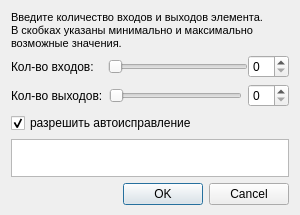
<?xml version="1.0" encoding="UTF-8"?>
<ui version="4.0">
 <class>CellSizeDialog</class>
 <widget class="QDialog" name="CellSizeDialog">
  <property name="geometry">
   <rect>
    <x>0</x>
    <y>0</y>
    <width>300</width>
    <height>215</height>
   </rect>
  </property>
  <property name="minimumSize">
   <size>
    <width>300</width>
    <height>215</height>
   </size>
  </property>
  <property name="maximumSize">
   <size>
    <width>300</width>
    <height>215</height>
   </size>
  </property>
  <property name="windowTitle">
   <string>Параметры ячейки</string>
  </property>
  <layout class="QVBoxLayout" name="verticalLayout">
   <item>
    <widget class="QLabel" name="infoLabel">
     <property name="text">
      <string>&lt;!DOCTYPE HTML PUBLIC &quot;-//W3C//DTD HTML 4.0//EN&quot; &quot;http://www.w3.org/TR/REC-html40/strict.dtd&quot;&gt;
&lt;html&gt;&lt;head&gt;&lt;meta name=&quot;qrichtext&quot; content=&quot;1&quot; /&gt;&lt;style type=&quot;text/css&quot;&gt;
p, li { white-space: pre-wrap; }
&lt;/style&gt;&lt;/head&gt;&lt;body style=&quot; font-family:'MS Shell Dlg 2'; font-size:8.25pt; font-weight:400; font-style:normal;&quot;&gt;
&lt;p style=&quot; margin-top:0px; margin-bottom:0px; margin-left:0px; margin-right:0px; -qt-block-indent:0; text-indent:0px;&quot;&gt;&lt;span style=&quot; font-size:8pt;&quot;&gt;Введите количество входов и выходов элемента.&lt;/span&gt;&lt;/p&gt;
&lt;p style=&quot; margin-top:0px; margin-bottom:0px; margin-left:0px; margin-right:0px; -qt-block-indent:0; text-indent:0px;&quot;&gt;&lt;span style=&quot; font-size:8pt;&quot;&gt;В скобках указаны минимально и максимально &lt;/span&gt;&lt;/p&gt;
&lt;p style=&quot; margin-top:0px; margin-bottom:0px; margin-left:0px; margin-right:0px; -qt-block-indent:0; text-indent:0px;&quot;&gt;&lt;span style=&quot; font-size:8pt;&quot;&gt;возможные значения.&lt;/span&gt;&lt;/p&gt;&lt;/body&gt;&lt;/html&gt;</string>
     </property>
    </widget>
   </item>
   <item>
    <layout class="QHBoxLayout" name="inInfoLayout">
     <property name="spacing">
      <number>0</number>
     </property>
     <item>
      <widget class="QLabel" name="inInfoLabel">
       <property name="text">
        <string>Кол-во входов:</string>
       </property>
      </widget>
     </item>
     <item>
      <spacer name="horizontalSpacer">
       <property name="orientation">
        <enum>Qt::Horizontal</enum>
       </property>
       <property name="sizeType">
        <enum>QSizePolicy::Fixed</enum>
       </property>
       <property name="sizeHint" stdset="0">
        <size>
         <width>14</width>
         <height>20</height>
        </size>
       </property>
      </spacer>
     </item>
     <item>
      <widget class="QSlider" name="requiredInCount">
       <property name="orientation">
        <enum>Qt::Horizontal</enum>
       </property>
      </widget>
     </item>
     <item>
      <widget class="QSpinBox" name="requiredInCountSB"/>
     </item>
    </layout>
   </item>
   <item>
    <layout class="QHBoxLayout" name="outInfoLayout">
     <item>
      <widget class="QLabel" name="outInfoLabel">
       <property name="text">
        <string>Кол-во выходов:</string>
       </property>
      </widget>
     </item>
     <item>
      <widget class="QSlider" name="requiredOutCount">
       <property name="orientation">
        <enum>Qt::Horizontal</enum>
       </property>
      </widget>
     </item>
     <item>
      <widget class="QSpinBox" name="requiredOutCountSB"/>
     </item>
    </layout>
   </item>
   <item>
    <widget class="QCheckBox" name="isAutoCorrect">
     <property name="text">
      <string>разрешить автоисправление</string>
     </property>
     <property name="checked">
      <bool>true</bool>
     </property>
    </widget>
   </item>
   <item>
    <widget class="QTextBrowser" name="errorMessageOutput">
     <property name="enabled">
      <bool>true</bool>
     </property>
     <property name="autoFillBackground">
      <bool>false</bool>
     </property>
    </widget>
   </item>
   <item>
    <widget class="QDialogButtonBox" name="buttonBox">
     <property name="orientation">
      <enum>Qt::Horizontal</enum>
     </property>
     <property name="standardButtons">
      <set>QDialogButtonBox::Cancel|QDialogButtonBox::Ok</set>
     </property>
    </widget>
   </item>
  </layout>
 </widget>
 <resources/>
 <connections>
  <connection>
   <sender>buttonBox</sender>
   <signal>rejected()</signal>
   <receiver>CellSizeDialog</receiver>
   <slot>reject()</slot>
   <hints>
    <hint type="sourcelabel">
     <x>149</x>
     <y>194</y>
    </hint>
    <hint type="destinationlabel">
     <x>149</x>
     <y>107</y>
    </hint>
   </hints>
  </connection>
  <connection>
   <sender>buttonBox</sender>
   <signal>accepted()</signal>
   <receiver>CellSizeDialog</receiver>
   <slot>accept()</slot>
   <hints>
    <hint type="sourcelabel">
     <x>149</x>
     <y>194</y>
    </hint>
    <hint type="destinationlabel">
     <x>149</x>
     <y>107</y>
    </hint>
   </hints>
  </connection>
  <connection>
   <sender>requiredOutCount</sender>
   <signal>sliderMoved(int)</signal>
   <receiver>requiredOutCountSB</receiver>
   <slot>setValue(int)</slot>
   <hints>
    <hint type="sourcelabel">
     <x>172</x>
     <y>92</y>
    </hint>
    <hint type="destinationlabel">
     <x>268</x>
     <y>92</y>
    </hint>
   </hints>
  </connection>
  <connection>
   <sender>requiredOutCountSB</sender>
   <signal>valueChanged(int)</signal>
   <receiver>requiredOutCount</receiver>
   <slot>setValue(int)</slot>
   <hints>
    <hint type="sourcelabel">
     <x>268</x>
     <y>92</y>
    </hint>
    <hint type="destinationlabel">
     <x>172</x>
     <y>92</y>
    </hint>
   </hints>
  </connection>
  <connection>
   <sender>requiredInCount</sender>
   <signal>sliderMoved(int)</signal>
   <receiver>requiredInCountSB</receiver>
   <slot>setValue(int)</slot>
   <hints>
    <hint type="sourcelabel">
     <x>175</x>
     <y>64</y>
    </hint>
    <hint type="destinationlabel">
     <x>268</x>
     <y>64</y>
    </hint>
   </hints>
  </connection>
  <connection>
   <sender>requiredInCountSB</sender>
   <signal>valueChanged(int)</signal>
   <receiver>requiredInCount</receiver>
   <slot>setValue(int)</slot>
   <hints>
    <hint type="sourcelabel">
     <x>268</x>
     <y>64</y>
    </hint>
    <hint type="destinationlabel">
     <x>175</x>
     <y>64</y>
    </hint>
   </hints>
  </connection>
  <connection>
   <sender>requiredOutCount</sender>
   <signal>valueChanged(int)</signal>
   <receiver>requiredOutCountSB</receiver>
   <slot>setValue(int)</slot>
   <hints>
    <hint type="sourcelabel">
     <x>172</x>
     <y>92</y>
    </hint>
    <hint type="destinationlabel">
     <x>268</x>
     <y>92</y>
    </hint>
   </hints>
  </connection>
  <connection>
   <sender>requiredInCount</sender>
   <signal>valueChanged(int)</signal>
   <receiver>requiredInCountSB</receiver>
   <slot>setValue(int)</slot>
   <hints>
    <hint type="sourcelabel">
     <x>175</x>
     <y>64</y>
    </hint>
    <hint type="destinationlabel">
     <x>268</x>
     <y>64</y>
    </hint>
   </hints>
  </connection>
 </connections>
</ui>
